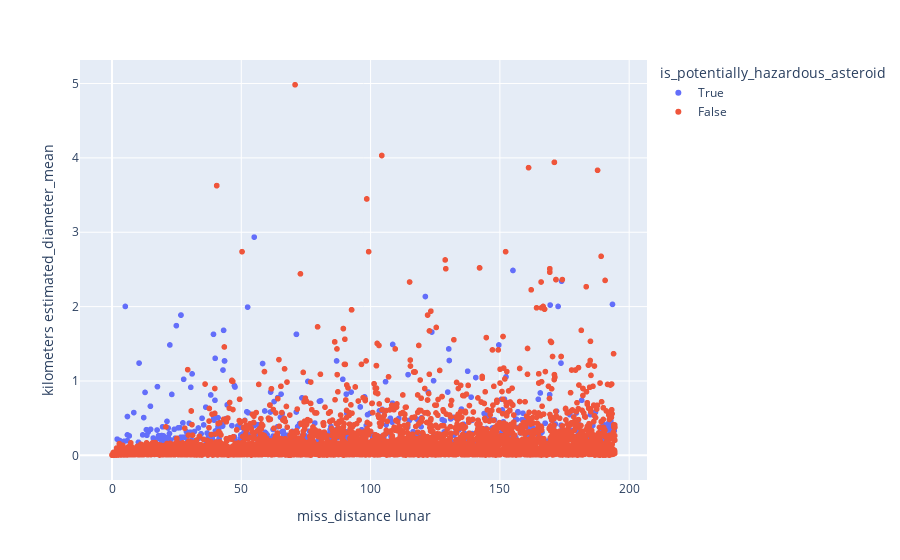

Notebook source saved alongside this figure:
### Markdown cell above
The above graph shows the relationship between the lunar distance and date of NEOs. We can see the distance is larger between late May and late July with maximum of 28.79 kilometers.

### Code cell
px.scatter(df_data, x="miss_distance lunar",y="kilometers estimated_diameter_mean", color="is_potentially_hazardous_asteroid")

### Figure 1 — Plotly figure (JSON) as saved in the notebook; plotly's stock layout.template omitted (floating-point values rounded to 4 significant figures; data arrays with more than 128 entries replaced by an {"elided": "..."} marker saying what was removed)
{"data": [{"hovertemplate": "is_potentially_hazardous_asteroid=True<br>miss_distance lunar=%{x}<br>kilometers estimated_diameter_mean=%{y}<extra></extra>", "legendgroup": "True", "marker": {"color": "#636efa", "symbol": "circle"}, "mode": "markers", "name": "True", "showlegend": true, "type": "scattergl", "x": {"elided": "507 float values"}, "xaxis": "x", "y": {"elided": "507 float values"}, "yaxis": "y"}, {"hovertemplate": "is_potentially_hazardous_asteroid=False<br>miss_distance lunar=%{x}<br>kilometers estimated_diameter_mean=%{y}<extra></extra>", "legendgroup": "False", "marker": {"color": "#EF553B", "symbol": "circle"}, "mode": "markers", "name": "False", "showlegend": true, "type": "scattergl", "x": {"elided": "7444 float values"}, "xaxis": "x", "y": {"elided": "7444 float values"}, "yaxis": "y"}], "layout": {"legend": {"title": {"text": "is_potentially_hazardous_asteroid"}, "tracegroupgap": 0}, "margin": {"t": 60}, "xaxis": {"anchor": "y", "domain": [0, 1], "title": {"text": "miss_distance lunar"}}, "yaxis": {"anchor": "x", "domain": [0, 1], "title": {"text": "kilometers estimated_diameter_mean"}}}}
